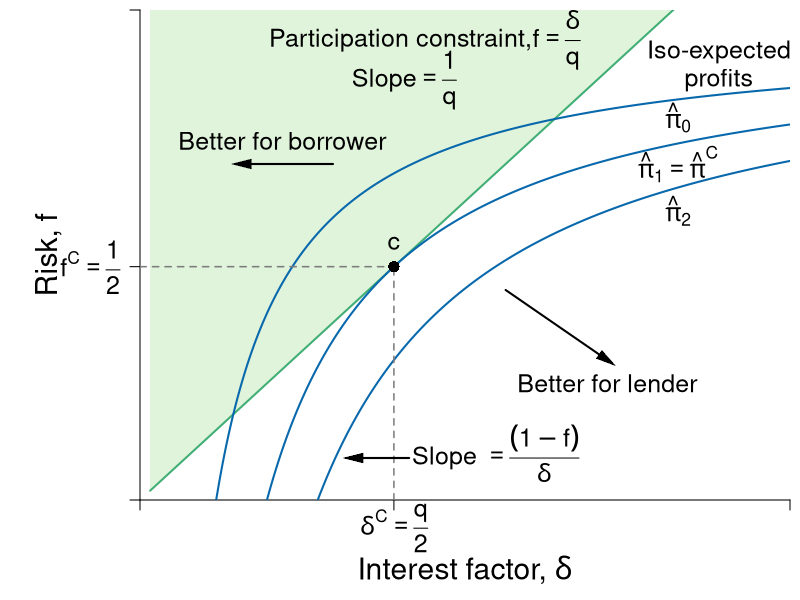

Write R code to recreate this figure.
#Graph Designer: Simon Halliday, Scott Cohn
#Authors: Bowles, Foley and Halliday
#Title: Coordination, Conflict and Competition: A Text in Microeconomics

library(shape)
pdf(file = "credit/contractual_risk.pdf", width = 8, height = 6)

#Set parameters for graphics
axislabelsize <- 1.8
labelsize <- 1.5
namesize <- 1.8
annotatesize <- 1.5
graphlinewidth <- 2
segmentlinewidth <- 1.5

COL <- c("#7fc97f", "#beaed4", "#fdc086", "#ffff99", "#386cb0", "#f0027f", "#bf5b17", "#666666")
COLA <- c("#e0f3db", "#99d8c9","#66c2a4","#41ae76", "#238b45", "#005824")
COLB <- c("#c6dbef", "#4eb3d3", "#2b8cbe", "#0868ac","#084081")
COLC <- c("#fcfbfd", "#efedf5", "#dadaeb", "#bcbddc", "#9e9ac8", "#807dba", "#6a51a3", "#54278f", "#3f007d")
grays <- gray.colors(25, start = 1, end = 0, alpha = 1)

#Edited the margins to cater for the larger LHS labels
par(mar =  c(5, 7, 0.5, 0.5))

PCFn <- function(delta, q = 0.5) {
  delta/q
}

isoreturnFn <- function(delta, pi=0.125) {
  1 - (pi)/delta
}

xlims <- c(0, 0.64)
ylims <- c(0, 1.05)

npts <- 501 
x <- seq(xlims[1], xlims[2], length.out = npts)
y <- seq(ylims[1], ylims[2], length.out = npts) 
a <- c(2, 4, 6)

plot(0, 0, xlim = xlims, ylim = ylims, type = "n",
     xlab = expression(paste("")),
     ylab = expression(paste("")), 
     xaxt = "n", 
     yaxt = "n", 
     cex.lab = axislabelsize, 
     bty = "n", 
     xaxs = "i", 
     yaxs = "i"
)


ticksy <- c(ylims[1], isoreturnFn(delta= 0.25), ylims[2])
ylabels <- c(NA, expression(paste(f^C, phantom()==frac(1,2))), NA)
ticksx <- c(xlims[1], 0.25, xlims[2])
xlabels <- c(NA, NA, NA)
text(0.25, -0.06, expression(paste(delta^C, phantom()==frac(q, 2))), xpd = TRUE, cex = labelsize) 


axis(1, at = ticksx, pos = 0, labels = xlabels, cex.axis = labelsize)
axis(2, at = ticksy, pos = 0, labels = ylabels, las = 1, cex.axis = labelsize)

npts <- 500 
xx1 <- seq(0.01, xlims[2], length.out = npts)
xx2 <- seq(0, xlims[2], length.out = npts)
xx3 <- seq(1.5, 2.5, length.out = npts)
xx4 <- seq(3, 5, length.out = npts)
xx5 <- seq(7, 9, length.out = npts)



#Draw the polygon for feasibility
xpoly1 <- c(0.01, xx1, 0.01, 0.01)
ypoly1 <- c(0.01, PCFn(xx1), ylims[2], 0.01)
polygon(x = xpoly1, y = ypoly1, col = COLA[1], density = NULL, border = NA)


#Draw the graphs
lines(xx1, PCFn(xx1), col = COLA[4], lwd = graphlinewidth)
lines(xx1, isoreturnFn(xx1), col = COLB[4], lwd = graphlinewidth)
lines(xx1, isoreturnFn(xx1, pi = 0.075), col = COLB[4], lwd = graphlinewidth)
lines(xx1, isoreturnFn(xx1, pi = 0.175), col = COLB[4], lwd = graphlinewidth)


#Label the feasible frontier
#text(0.14, 0.82, expression("Lower interest factor"), cex = labelsize)
text(0.14, 0.77,  expression("Better for borrower"), cex = labelsize)
Arrows(0.19, 0.72, 0.1, 0.72, col = "black", lty = 1, lwd = 2, arr.type = "triangle", arr.lwd = 0.5)

#text(0.14, 0.82, expression("Feasible combinations"), cex = labelsize)
#text(0.14, 0.77,  expression("of risk and interest"), cex = labelsize)
# text(3.2, 0.5, expression("(production possibilities frontier)"), cex = labelsize)
# Arrows(4.35, 0.95, 8.1, 0.95, col = "black", lty = 1, lwd = 2, arr.type = "triangle", arr.lwd = 0.5)

#Axis labels
#mtext(expression(paste("Interest factor, ", delta)), side = 1, line = 2.5, cex = axislabelsize)
text(-0.09, 0.5*(ylims[2]), expression(paste("Risk, ", f)), xpd = TRUE, cex = axislabelsize, srt = 90) 
text(0.5*(xlims[2]), -0.15, expression(paste("Interest factor, ", delta)), xpd = TRUE, cex = axislabelsize) 


# Arrows(0.38, 0.18, 0.58, 0.09, col = "black", lty = 1, lwd = 2, arr.type = "triangle", arr.lwd = 0.5)
# text(0.48, 0.3, expression(paste('More profits')), cex = labelsize, xpd = TRUE)
# text(0.48, 0.23, expression(paste('better for principal')), cex = labelsize, xpd = TRUE)

Arrows(0.36, 0.45, 0.46, 0.3, col = "black", lty = 1, lwd = 2, arr.type = "triangle", arr.lwd = 0.5)
#text(0.48, 0.3, expression(paste('More profits')), cex = labelsize, xpd = TRUE)
text(0.46, 0.25, expression(paste('Better for lender')), cex = labelsize, xpd = TRUE)


#Label participation constraint
text(0.26, 0.985, expression(paste("Participation constraint, ")), cex = labelsize)
text(0.41, 0.985, expression(paste(f == frac(delta, q))), cex = labelsize, xpd = TRUE)
text(0.26, 0.9, expression(paste("Slope" == frac(1, q))), cex = labelsize)

#Label Iso-profit
text(0.57, 0.96, expression(paste("Iso-expected")), cex = labelsize, xpd = TRUE)
text(0.57, 0.9, expression(paste("profits")), cex = labelsize, xpd = TRUE)
text(0.53, 0.82, expression(paste(hat(pi)[0])), cex = labelsize)
text(0.53, 0.72, expression(paste(hat(pi)[1] == hat(pi)^C)), cex = labelsize)
text(0.53, 0.62, expression(paste(hat(pi)[2])), cex = labelsize)

segments(0, isoreturnFn(0.25), 0.25, isoreturnFn(0.25), lty = 2, col = grays[20] , lwd = segmentlinewidth)
segments(0.25, 0, 0.25, isoreturnFn(0.25), lty = 2, col = grays[20] , lwd = segmentlinewidth)
text(0.25, isoreturnFn(0.25) + 0.05, expression(paste(c)), cex = labelsize)
points(0.25, isoreturnFn(0.25), pch = 16, col = "black", cex = 1.5)

# slope of indiff
text(0.35, 0.1, expression(paste("Slope ", phantom() == frac((1 - f),delta ))), cex = labelsize, xpd = TRUE)
Arrows(0.265, 0.09, 0.21, 0.09, col = "black", lty = 1, lwd = 2, arr.type = "triangle", arr.lwd = 0.5)

dev.off()
